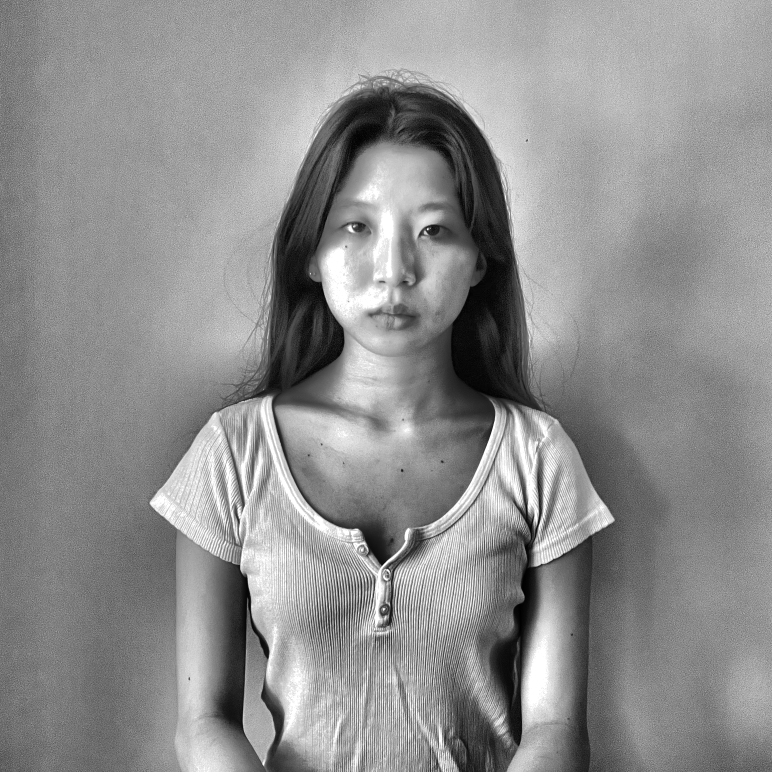
#> input picture source-prepped.png, 2316 x 2316 px, found by its file name (shown at 1/3 size)
$ python make_ascii_svg.py
#> lines starting #> are read from the running program, lines starting #| are printed output that depends on the picture
"""
make_ascii_svg.py

Converts a prepped grayscale photo (source-prepped.png) into a
self-typing, monochrome ASCII-art SVG.

How it works:
  1. Downsample the image to a character grid (~100 wide).
  2. Map each cell's average brightness to a character from a
     density ramp (bright -> sparse, dark -> dense).
  3. Emit each row as SVG text, wrapped in a clip-path that wipes
     left-to-right, staggered top-to-bottom, so the portrait looks
     like it's "typing" itself in once, then freezes.

Usage:
    python3 make_ascii_svg.py
Reads:
    source-prepped.png
Writes:
    avi-ascii.svg   (feel free to rename the output in this script)
"""

from PIL import Image

# bright (sparse) -> dark (dense); leading space clears background to nothing
RAMP = " .`:-=+*cs#%@"

# Grid dimensions (character columns x rows)
GRID_WIDTH = 100
GRID_HEIGHT = 53

# Because terminal characters are taller than they are wide, we
# under-sample vertically relative to horizontal so the final image
# doesn't look squished. This factor tweaks that.
CHAR_ASPECT = 0.55

FONT_SIZE = 8
CHAR_WIDTH = FONT_SIZE * 0.6
LINE_HEIGHT = FONT_SIZE * CHAR_ASPECT * 2

FILL_COLOR = "#c9d1d9"  # light gray, monochrome
BG_COLOR = "transparent"

# Animation timing
ROW_STAGGER = 0.05   # seconds between each row starting
WIPE_DURATION = 0.6  # seconds for a single row's left-to-right wipe


def image_to_ascii_grid(image_path: str, cols: int, rows: int) -> list[str]:
#> called with image_path = 'source-prepped.png', cols = 100, rows = 53
    img = Image.open(image_path).convert("L")
#> img is the input picture: PIL image 2316x2316 L; min 0, max 255, mean 142.4
    img = img.resize((cols, rows), Image.LANCZOS)
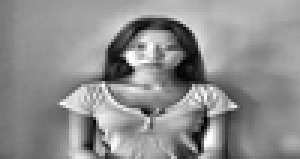
#> img: PIL image 100x53 L (shown 3 times larger); min 0, max 255, mean 142.3
    pixels = list(img.getdata())
#> pixels = 5300 values, max 255 at index 1550, min 0 at index 2061, mean 142.3

    ascii_rows = []
    ramp_len = len(RAMP) - 1
    for r in range(rows):
        row_chars = []
        for c in range(cols):
            brightness = pixels[r * cols + c]  # 0 (dark) - 255 (bright)
            # Bright pixels -> low ramp index (sparse/space),
            # dark pixels -> high ramp index (dense).
            ramp_index = int((255 - brightness) / 255 * ramp_len)
            row_chars.append(RAMP[ramp_index])
        ascii_rows.append("".join(row_chars))
#> after the loop, ascii_rows = 53 items
    return ascii_rows


def escape_xml(s: str) -> str:
    return (
        s.replace("&", "&amp;")
        .replace("<", "&lt;")
        .replace(">", "&gt;")
    )


def build_svg(ascii_rows: list[str]) -> str:
    width = int(len(ascii_rows[0]) * CHAR_WIDTH) + 20
    height = int(len(ascii_rows) * LINE_HEIGHT) + 20

    svg_parts = []
    svg_parts.append(
        f'<svg viewBox="0 0 {width} {height}" xmlns="http://www.w3.org/2000/svg" '
        f'font-family="monospace" font-size="{FONT_SIZE}">'
    )
    svg_parts.append(
        f'<style>text {{ fill: {FILL_COLOR}; white-space: pre; }}</style>'
    )

    for row_index, row in enumerate(ascii_rows):
        y = 10 + row_index * LINE_HEIGHT + FONT_SIZE
        row_width = len(row) * CHAR_WIDTH
        start_delay = row_index * ROW_STAGGER
        clip_id = f"clip{row_index}"

        # Clip path that animates from 0 width to full row width,
        # creating the left-to-right "typing" wipe for this row.
        svg_parts.append(f'<clipPath id="{clip_id}">')
        svg_parts.append(
            f'<rect x="10" y="{y - FONT_SIZE}" width="0" height="{FONT_SIZE + 4}">'
            f'<animate attributeName="width" from="0" to="{row_width}" '
            f'begin="{start_delay}s" dur="{WIPE_DURATION}s" '
            f'fill="freeze" calcMode="spline" keySplines="0.4 0 0.2 1" />'
            f'</rect>'
        )
        svg_parts.append('</clipPath>')

        svg_parts.append(
            f'<text x="10" y="{y}" clip-path="url(#{clip_id})">{escape_xml(row)}</text>'
        )

    svg_parts.append('</svg>')
    return "\n".join(svg_parts)


if __name__ == "__main__":
    ascii_rows = image_to_ascii_grid("source-prepped.png", GRID_WIDTH, GRID_HEIGHT)
#> ascii_rows = 53 items
    svg = build_svg(ascii_rows)
#> in build_svg, `width = int(len(ascii_rows[0]) * CHAR_WIDTH) + 20`: width = 500
#> in build_svg, `height = int(len(ascii_rows) * LINE_HEIGHT) + 20`: height = 486
#> the loop in build_svg, `for row_index, row in enumerate(ascii_rows):` made 53 passes
#> (y, start_delay, clip_id) on passes 1 to 12: (18, 0, 'clip0'), (26.8, 0.05, 'clip1'), (35.6, 0.1, 'clip2'), (44.4, 0.15, 'clip3'), (53.2, 0.2, 'clip4'), (62, 0.25, 'clip5'), (70.8, 0.3, 'clip6'), (79.6, 0.35, 'clip7'), (88.4, 0.4, 'clip8'), (97.2, 0.45, 'clip9'), (106, 0.5, 'clip10'), (114.8, 0.55, 'clip11')
#> after the loop in build_svg, `for row_index, row in enumerate(ascii_rows):`: svg_parts = 214 items

    with open("avi-ascii.svg", "w") as f:
        f.write(svg)

    print(f"Saved avi-ascii.svg ({GRID_WIDTH}x{GRID_HEIGHT} character grid)")
